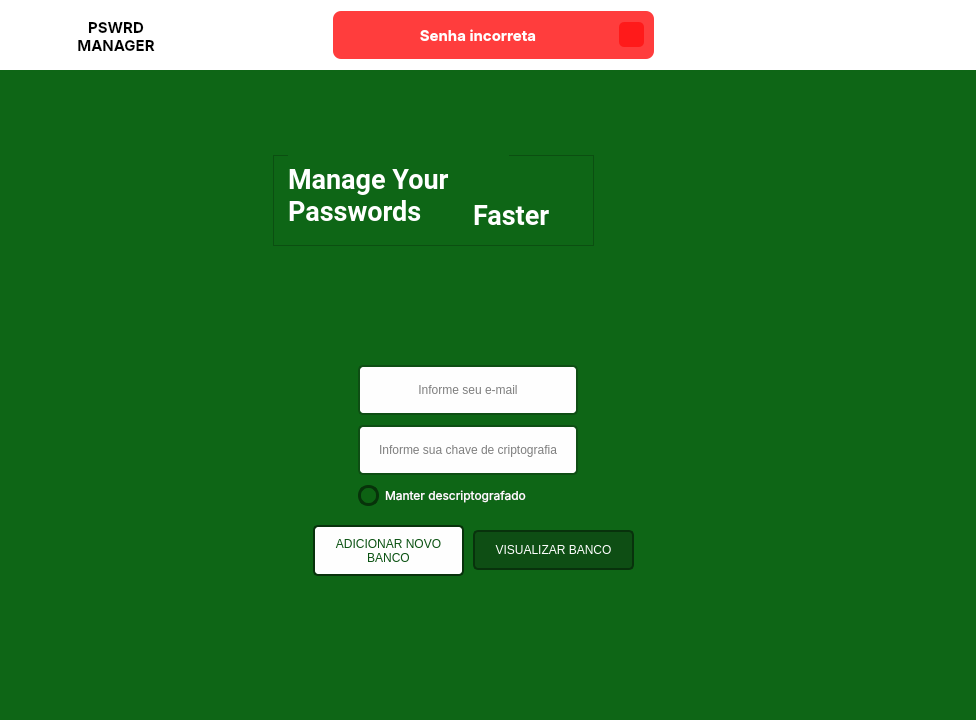
<?xml version="1.0" encoding="UTF-8"?>
<ui version="4.0">
 <class>Form</class>
 <widget class="QWidget" name="Form">
  <property name="geometry">
   <rect>
    <x>0</x>
    <y>0</y>
    <width>976</width>
    <height>720</height>
   </rect>
  </property>
  <property name="maximumSize">
   <size>
    <width>16777215</width>
    <height>16777215</height>
   </size>
  </property>
  <property name="windowTitle">
   <string>Form</string>
  </property>
  <property name="styleSheet">
   <string notr="true">background-color: rgb(14, 102, 22);</string>
  </property>
  <layout class="QVBoxLayout" name="verticalLayout">
   <property name="spacing">
    <number>0</number>
   </property>
   <property name="leftMargin">
    <number>0</number>
   </property>
   <property name="topMargin">
    <number>0</number>
   </property>
   <property name="rightMargin">
    <number>0</number>
   </property>
   <property name="bottomMargin">
    <number>0</number>
   </property>
   <item>
    <widget class="QFrame" name="Header">
     <property name="maximumSize">
      <size>
       <width>16777215</width>
       <height>70</height>
      </size>
     </property>
     <property name="styleSheet">
      <string notr="true">background-color: rgb(255, 255, 255);</string>
     </property>
     <property name="frameShape">
      <enum>QFrame::NoFrame</enum>
     </property>
     <property name="frameShadow">
      <enum>QFrame::Raised</enum>
     </property>
     <property name="lineWidth">
      <number>0</number>
     </property>
     <layout class="QGridLayout" name="gridLayout">
      <property name="leftMargin">
       <number>11</number>
      </property>
      <property name="topMargin">
       <number>11</number>
      </property>
      <property name="rightMargin">
       <number>0</number>
      </property>
      <property name="bottomMargin">
       <number>11</number>
      </property>
      <property name="horizontalSpacing">
       <number>0</number>
      </property>
      <item row="0" column="1">
       <widget class="QFrame" name="frame_error">
        <property name="maximumSize">
         <size>
          <width>350</width>
          <height>16777215</height>
         </size>
        </property>
        <property name="styleSheet">
         <string notr="true">background-color: rgb(255, 61, 61);
border-radius: 8px;
position: absolute;</string>
        </property>
        <property name="frameShape">
         <enum>QFrame::NoFrame</enum>
        </property>
        <property name="frameShadow">
         <enum>QFrame::Raised</enum>
        </property>
        <property name="lineWidth">
         <number>2</number>
        </property>
        <layout class="QHBoxLayout" name="horizontalLayout_3">
         <property name="leftMargin">
          <number>10</number>
         </property>
         <property name="topMargin">
          <number>3</number>
         </property>
         <property name="rightMargin">
          <number>10</number>
         </property>
         <property name="bottomMargin">
          <number>3</number>
         </property>
         <item>
          <widget class="QLabel" name="label_error">
           <property name="font">
            <font>
             <family>Inter</family>
             <pointsize>11</pointsize>
             <weight>75</weight>
             <bold>true</bold>
            </font>
           </property>
           <property name="styleSheet">
            <string notr="true">color: rgb(255, 255, 255);</string>
           </property>
           <property name="text">
            <string>Senha incorreta</string>
           </property>
           <property name="alignment">
            <set>Qt::AlignCenter</set>
           </property>
          </widget>
         </item>
         <item>
          <widget class="QPushButton" name="pushButton_closeError">
           <property name="maximumSize">
            <size>
             <width>25</width>
             <height>25</height>
            </size>
           </property>
           <property name="styleSheet">
            <string notr="true">QPushButton{
	border-radius: 5px;
	background-image: url(:/Close/Images/X.png);
	background-position:center;
	background-color: rgb(255, 26, 26);

}

QPushButton:hover{
	background-color: rgb(50, 50, 50);
	color: rgb(200, 200, 200);
}
QPushButton:pressed{
	background-color: rgb(35, 35, 35);
	color: rgb(200, 200, 200);
}</string>
           </property>
           <property name="text">
            <string/>
           </property>
          </widget>
         </item>
        </layout>
       </widget>
      </item>
      <item row="0" column="2">
       <widget class="QFrame" name="frame">
        <property name="frameShape">
         <enum>QFrame::NoFrame</enum>
        </property>
        <property name="frameShadow">
         <enum>QFrame::Raised</enum>
        </property>
        <property name="lineWidth">
         <number>0</number>
        </property>
       </widget>
      </item>
      <item row="0" column="0">
       <widget class="QFrame" name="frame_logo">
        <property name="minimumSize">
         <size>
          <width>166</width>
          <height>48</height>
         </size>
        </property>
        <property name="maximumSize">
         <size>
          <width>16777215</width>
          <height>70</height>
         </size>
        </property>
        <property name="lineWidth">
         <number>0</number>
        </property>
        <widget class="QLabel" name="logo">
         <property name="geometry">
          <rect>
           <x>6</x>
           <y>0</y>
           <width>50</width>
           <height>50</height>
          </rect>
         </property>
         <property name="maximumSize">
          <size>
           <width>60</width>
           <height>60</height>
          </size>
         </property>
         <property name="text">
          <string>&lt;html&gt;&lt;head/&gt;&lt;body&gt;&lt;p&gt;&lt;img src=&quot;:/Logo/Images/paypal.svg&quot; height=&quot;50&quot; width=&quot;50&quot;/&gt;&lt;/p&gt;&lt;/body&gt;&lt;/html&gt;</string>
         </property>
        </widget>
        <widget class="QLabel" name="logoTitle">
         <property name="geometry">
          <rect>
           <x>50</x>
           <y>5</y>
           <width>110</width>
           <height>40</height>
          </rect>
         </property>
         <property name="minimumSize">
          <size>
           <width>110</width>
           <height>40</height>
          </size>
         </property>
         <property name="maximumSize">
          <size>
           <width>110</width>
           <height>40</height>
          </size>
         </property>
         <property name="font">
          <font>
           <family>Inter</family>
           <pointsize>11</pointsize>
           <weight>75</weight>
           <bold>true</bold>
          </font>
         </property>
         <property name="text">
          <string>PSWRD
MANAGER</string>
         </property>
         <property name="alignment">
          <set>Qt::AlignCenter</set>
         </property>
        </widget>
        <zorder>logoTitle</zorder>
        <zorder>logo</zorder>
       </widget>
      </item>
     </layout>
     <zorder>frame_logo</zorder>
     <zorder>frame_error</zorder>
     <zorder>frame</zorder>
    </widget>
   </item>
   <item>
    <widget class="QFrame" name="content">
     <property name="styleSheet">
      <string notr="true"/>
     </property>
     <property name="frameShape">
      <enum>QFrame::NoFrame</enum>
     </property>
     <property name="frameShadow">
      <enum>QFrame::Raised</enum>
     </property>
     <property name="lineWidth">
      <number>0</number>
     </property>
     <layout class="QHBoxLayout" name="horizontalLayout">
      <property name="spacing">
       <number>0</number>
      </property>
      <property name="leftMargin">
       <number>0</number>
      </property>
      <property name="topMargin">
       <number>0</number>
      </property>
      <property name="rightMargin">
       <number>0</number>
      </property>
      <property name="bottomMargin">
       <number>0</number>
      </property>
      <item>
       <widget class="QFrame" name="loginArea">
        <property name="minimumSize">
         <size>
          <width>421</width>
          <height>450</height>
         </size>
        </property>
        <property name="maximumSize">
         <size>
          <width>450</width>
          <height>500</height>
         </size>
        </property>
        <property name="styleSheet">
         <string notr="true"/>
        </property>
        <property name="frameShape">
         <enum>QFrame::NoFrame</enum>
        </property>
        <property name="frameShadow">
         <enum>QFrame::Raised</enum>
        </property>
        <property name="lineWidth">
         <number>0</number>
        </property>
        <widget class="QLineEdit" name="inputText_Email">
         <property name="geometry">
          <rect>
           <x>95</x>
           <y>220</y>
           <width>220</width>
           <height>50</height>
          </rect>
         </property>
         <property name="autoFillBackground">
          <bool>false</bool>
         </property>
         <property name="styleSheet">
          <string notr="true">QLineEdit{
	border: 2px solid rgb(14, 78, 20);
	border-radius: 5px ; 
	padding: 15px;
	background-color: rgb(254, 254, 254);
}

QLineEdit:hover{
	border:2px solid  rgb(254, 254, 254); 
}

QLineEdit:focus{
	color: rgb(000, 000, 000);
	border:2px solid  rgb(14, 78, 20); 
}</string>
         </property>
         <property name="text">
          <string/>
         </property>
         <property name="maxLength">
          <number>50</number>
         </property>
         <property name="alignment">
          <set>Qt::AlignCenter</set>
         </property>
         <property name="placeholderText">
          <string>Informe seu e-mail</string>
         </property>
        </widget>
        <widget class="QFrame" name="frame_slogan">
         <property name="geometry">
          <rect>
           <x>10</x>
           <y>10</y>
           <width>321</width>
           <height>91</height>
          </rect>
         </property>
         <property name="layoutDirection">
          <enum>Qt::LeftToRight</enum>
         </property>
         <property name="frameShape">
          <enum>QFrame::StyledPanel</enum>
         </property>
         <property name="frameShadow">
          <enum>QFrame::Raised</enum>
         </property>
         <widget class="QLabel" name="slogan">
          <property name="geometry">
           <rect>
            <x>15</x>
            <y>0</y>
            <width>221</width>
            <height>81</height>
           </rect>
          </property>
          <property name="font">
           <font>
            <family>Roboto</family>
            <pointsize>20</pointsize>
            <weight>75</weight>
            <bold>true</bold>
           </font>
          </property>
          <property name="text">
           <string>&lt;html&gt;&lt;head/&gt;&lt;body&gt;&lt;p style=&quot;color:#FFFFFF&quot;&gt;Manage Your &lt;br/&gt;Passwords&lt;/p&gt;&lt;/body&gt;&lt;/html&gt;</string>
          </property>
         </widget>
         <widget class="QLabel" name="slogan_2">
          <property name="geometry">
           <rect>
            <x>200</x>
            <y>35</y>
            <width>111</width>
            <height>51</height>
           </rect>
          </property>
          <property name="font">
           <font>
            <family>Roboto</family>
            <pointsize>20</pointsize>
            <weight>75</weight>
            <bold>true</bold>
           </font>
          </property>
          <property name="styleSheet">
           <string notr="true"/>
          </property>
          <property name="frameShadow">
           <enum>QFrame::Raised</enum>
          </property>
          <property name="text">
           <string>&lt;html&gt;&lt;head/&gt;&lt;body&gt;&lt;p style=&quot;color:#FFFFFF&quot;&gt;Faster&lt;/p&gt;&lt;/body&gt;&lt;/html&gt;</string>
          </property>
         </widget>
        </widget>
        <widget class="QFrame" name="avatar">
         <property name="geometry">
          <rect>
           <x>155</x>
           <y>110</y>
           <width>90</width>
           <height>90</height>
          </rect>
         </property>
         <property name="styleSheet">
          <string notr="true">QFrame{
background-image: url(:/Avatar/Images/profile circled.svg);
	background-repeat: no-repeat;
	background-position: center;
	border-radius: 30px;
}
</string>
         </property>
         <property name="frameShape">
          <enum>QFrame::StyledPanel</enum>
         </property>
         <property name="frameShadow">
          <enum>QFrame::Raised</enum>
         </property>
        </widget>
        <widget class="QLineEdit" name="inputText_Password">
         <property name="geometry">
          <rect>
           <x>95</x>
           <y>280</y>
           <width>220</width>
           <height>50</height>
          </rect>
         </property>
         <property name="font">
          <font>
           <family>MS Shell Dlg 2</family>
          </font>
         </property>
         <property name="autoFillBackground">
          <bool>false</bool>
         </property>
         <property name="styleSheet">
          <string notr="true">QLineEdit{
	border: 2px solid rgb(14, 78, 20);
	border-radius: 5px ; 
	padding: 15px;
	background-color: rgb(254, 254, 254);
}

QLineEdit:hover{
	border:2px solid  rgb(254, 254, 254); 
}

QLineEdit:focus{
	color: rgb(000, 000, 000);
	border:2px solid  rgb(14, 78, 20); 
}</string>
         </property>
         <property name="text">
          <string/>
         </property>
         <property name="maxLength">
          <number>100</number>
         </property>
         <property name="echoMode">
          <enum>QLineEdit::Password</enum>
         </property>
         <property name="alignment">
          <set>Qt::AlignCenter</set>
         </property>
         <property name="placeholderText">
          <string>Informe sua chave de criptografia</string>
         </property>
        </widget>
        <widget class="QCheckBox" name="checkbox_saveUser">
         <property name="geometry">
          <rect>
           <x>95</x>
           <y>340</y>
           <width>211</width>
           <height>21</height>
          </rect>
         </property>
         <property name="font">
          <font>
           <family>Inter</family>
           <pointsize>9</pointsize>
          </font>
         </property>
         <property name="styleSheet">
          <string notr="true">QCheckBox{
	color: rgb(255, 255, 255);
}

QCheckBox:indicator{
	border:3px solid  rgb(7, 51, 10);
	width: 15px;
	height: 15px;
	border-radius: 10px;
	background-color: rgb(13, 98, 19) ;
}

QCheckBox:indicator:checked{
	border:3px solid  rgb(7, 51, 10);
	background-color: rgb(7, 51, 10) ;
}
</string>
         </property>
         <property name="text">
          <string>Manter descriptografado</string>
         </property>
        </widget>
        <widget class="QPushButton" name="pushButton_newDf">
         <property name="geometry">
          <rect>
           <x>50</x>
           <y>380</y>
           <width>151</width>
           <height>51</height>
          </rect>
         </property>
         <property name="styleSheet">
          <string notr="true">QPushButton{
	background-color: rgb(254, 254, 254);
	font: 75 10pt &quot;Inter&quot;;
	color: rgb(11, 82, 18);
	border: 2px solid rgb(8, 50, 12);
	border-radius: 5px;
}

QPushButton:hover{
	background-color: rgba(64, 155, 71, 250);
	font: 75 10pt &quot;Inter&quot;;
	color: rgb(255, 255, 255);
	border: 2px solid rgb(10, 65, 15);
	border-radius: 5px;
}

QPushButton:hover:pressed{
	background-color: rgb(24, 152, 35);
	font: 75 10pt &quot;Inter&quot;;
	color: rgb(255, 255, 255);
	border: 2px solid rgb(24, 152, 35);
	border-radius: 5px;
}

</string>
         </property>
         <property name="text">
          <string>ADICIONAR NOVO 
BANCO</string>
         </property>
         <property name="default">
          <bool>false</bool>
         </property>
         <property name="flat">
          <bool>false</bool>
         </property>
        </widget>
        <widget class="QPushButton" name="viewDFButton">
         <property name="geometry">
          <rect>
           <x>210</x>
           <y>385</y>
           <width>161</width>
           <height>40</height>
          </rect>
         </property>
         <property name="minimumSize">
          <size>
           <width>105</width>
           <height>0</height>
          </size>
         </property>
         <property name="styleSheet">
          <string notr="true">QPushButton{
	background-color: rgb(14, 78, 20);
	font: 75 10pt &quot;Inter&quot;;
	color: rgb(255, 255, 255);
	border-radius: 5px;
	border: 2px solid rgb(8, 50, 12);
}

QPushButton:hover{
	background-color: rgb(17, 99, 24);
	font: 75 10pt &quot;Inter&quot;;
	color: rgb(255, 255, 255);
	border-radius: 5px;
	border: 2px solid rgb(8, 50, 12);
}

QPushButton:hover:pressed{
	background-color: rgb(24, 152, 35);
	font: 75 10pt &quot;Inter&quot;;
	color: rgb(255, 255, 255);
	border: 2px solid rgb(8, 50, 12);
	border-radius: 5px;
}

</string>
         </property>
         <property name="text">
          <string>VISUALIZAR BANCO</string>
         </property>
         <property name="iconSize">
          <size>
           <width>16</width>
           <height>16</height>
          </size>
         </property>
         <property name="shortcut">
          <string>Return</string>
         </property>
         <property name="checkable">
          <bool>false</bool>
         </property>
         <property name="checked">
          <bool>false</bool>
         </property>
        </widget>
       </widget>
      </item>
     </layout>
    </widget>
   </item>
  </layout>
 </widget>
 <resources>
  <include location="QTImages.qrc"/>
 </resources>
 <connections/>
</ui>
